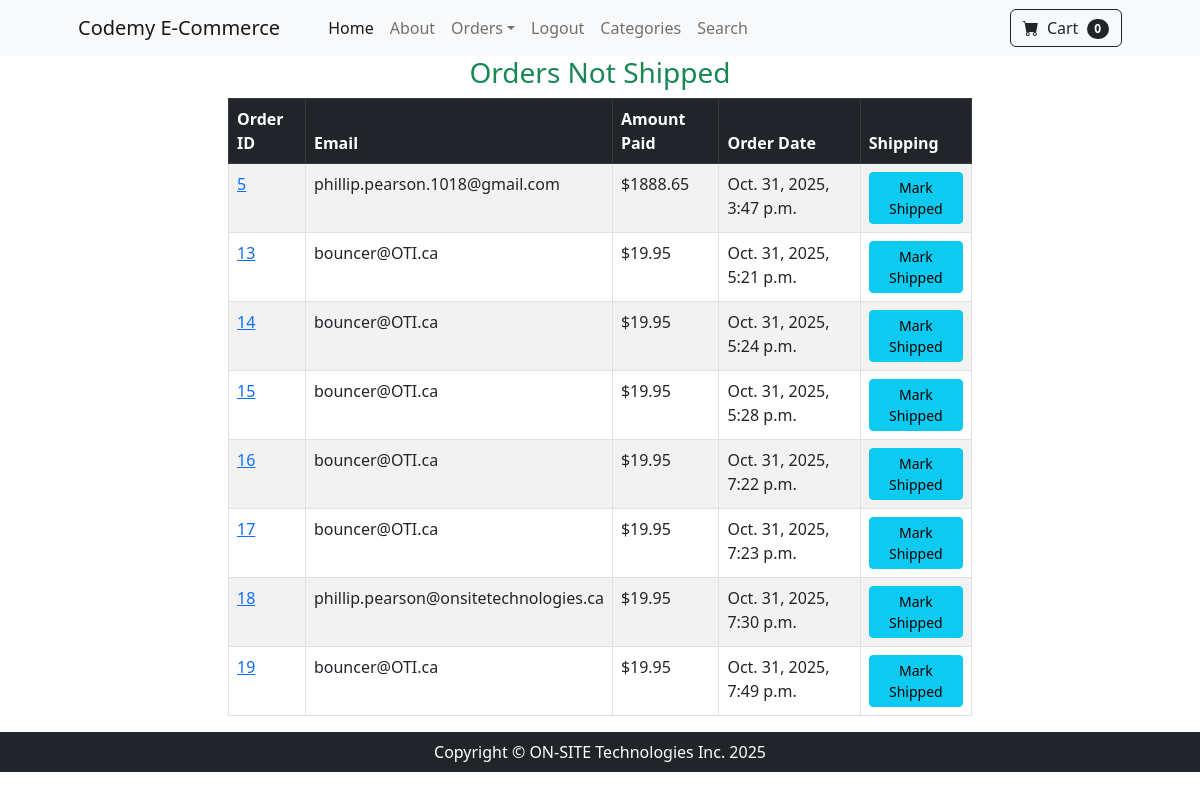
Before: /payment/not_shipped_dash/ (signed in) with the older database file.
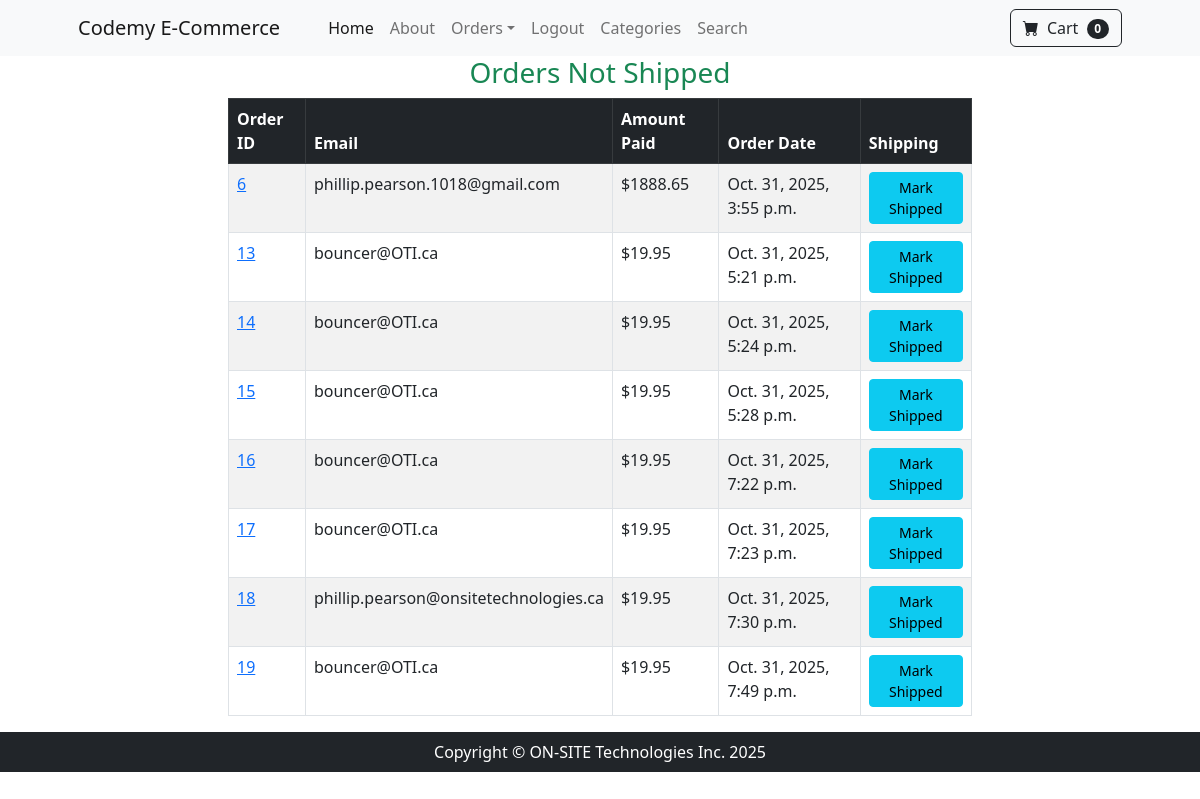
After: the same page with the newer database file.
### payment/models.py (models this page shows, shortened)
class Order(models.Model):
  user = models.ForeignKey(User, on_delete=models.CASCADE, null=True, blank=True)
  full_name = models.CharField(max_length=250, blank=True)
  email = models.EmailField(max_length=250, blank=True)
  shipping_address = models.TextField(max_length=20000, blank=True)
  amount_paid = models.DecimalField(max_digits=10, decimal_places=2)
  date_ordered = models.DateTimeField(auto_now_add=True)
  shipped = models.BooleanField(default=False)
  date_shipped = models.DateTimeField(blank=True, null=True)

### payment/views.py (the view, shortened to what this page needs)
# urls.py: path('not_shipped_dash/', views.not_shipped_dash, name='not_shipped_dash'),
def not_shipped_dash(request):
  if request.user.is_authenticated and request.user.is_superuser:
    orders = Order.objects.filter(shipped=False)
    return render(request, 'payment/not_shipped_dash.html', {'orders': orders})
  else:
    messages.warning(request, 'Access Forbidden!')
    return redirect('home')

### cart/cart.py (called while the page is built)
  def __len__(self):
    return len(self.cart)

### cart/context_processors.py (called while the page is built)
def cart(request):
  return {'cart': Cart(request)}

### payment/templates/payment/not_shipped_dash.html (shortened to what this page needs)
{% extends 'base.html' %}
{% block content %}
<div class="container">
  <div class="row">
    <center>
      <div class="col-8 text-success h3">
        Orders Not Shipped
      </div>
    </center>
  </div>
  <center>
  <div class="col-8">
      <table class="table table-striped table-hover table-bordered">
        <thead class="table-dark">
          <tr>
            <th scope="col">Order ID</th>
            <th scope="col">Email</th>
            <th scope="col">Amount Paid</th>
            <th scope="col">Order Date</th>
            <th scope="col">Shipping</th>
          </tr>
        </thead>
        <tbody>
          {% for item in orders %}
          <tr>
            <td><a href="{% url 'orders' item.id %}">{{item.id}}</a></td>
            <td>{{item.email}}</td>
            <td>${{item.amount_paid}}</td>
            <td>{{item.date_ordered}}</td>
            <td>
              <form method="POST">
                <button type="submit" class="btn btn-info btn-sm">Mark Shipped</button>
              </form>
            </td>
          </tr>
          {% endfor %}
        </tbody>
      </table>
  </div>
  </center>
</div>
{% endblock %}

Changed rows visible on the page:
no longer on this page (row edited): Order: id "5", email "phillip.pearson.1018@gmail.com", amount_paid "1888.65", date_ordered "Oct. 31, 2025, 3:47 p.m."
now on this page (row edited): Order: id "6", email "phillip.pearson.1018@gmail.com", amount_paid "1888.65", date_ordered "Oct. 31, 2025, 3:55 p.m."
